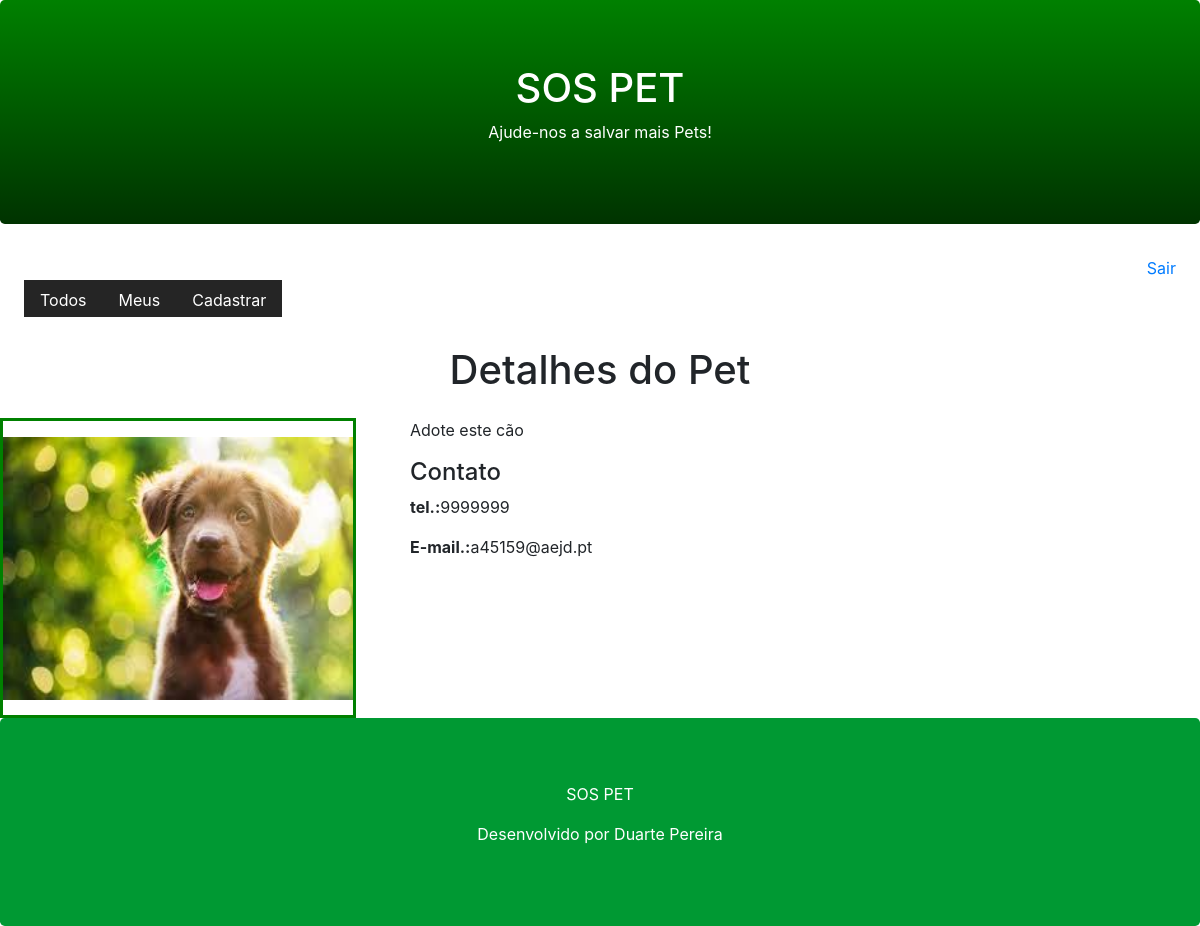
The page /pet/detail/2/ on the database its author committed.
### core/models.py (models this page shows, shortened)
class Pet(models.Model):
    city = models.CharField(max_length=100)
    description = models.TextField()
    phone = models.CharField(max_length=11)
    email = models.EmailField()
    begin_date = models.DateTimeField(auto_now_add=True)
    photo = models.ImageField(upload_to='pet')
    active =models.BooleanField(default=True)
    user = models.ForeignKey(User, on_delete = models.CASCADE)

### core/views.py (the view)
# urls.py: path('pet/detail/<id>/', views.pet_detail),
def pet_detail(request, id):
    pet = Pet.objects.get(active=True, id=id)
    return render(request, 'pet.html', {'pet':pet})

### templates/Pet.html (shortened to what this page needs)
{% extends "model-page.html" %}
{% block content %}
<h1 class="text-center">Detalhes do Pet</h1>
    <div class="row">
        <div class="col-sm-4">
            <div style="border-color: green; border-style: solid; width: 356px; height: 300px;">
                <img src="{{ pet.photo.url }}" width="350" height="263" style="margin-top: 16px">
            </div>
        </div>
        <div class="col-sm-8">
            <p>{{ pet.description }}</p>
            <h4>Contato</h4>
            <p><b>tel.:</b>{{ pet.phone }}</p>
            <p><b>E-mail.:</b>{{ pet.email }}</p>
        </div>
    </div>
{% endblock %}

### rows shown on the page
Pet: photo (picture), description "Adote este cão", phone "9999999", email "a45159@aejd.pt"
